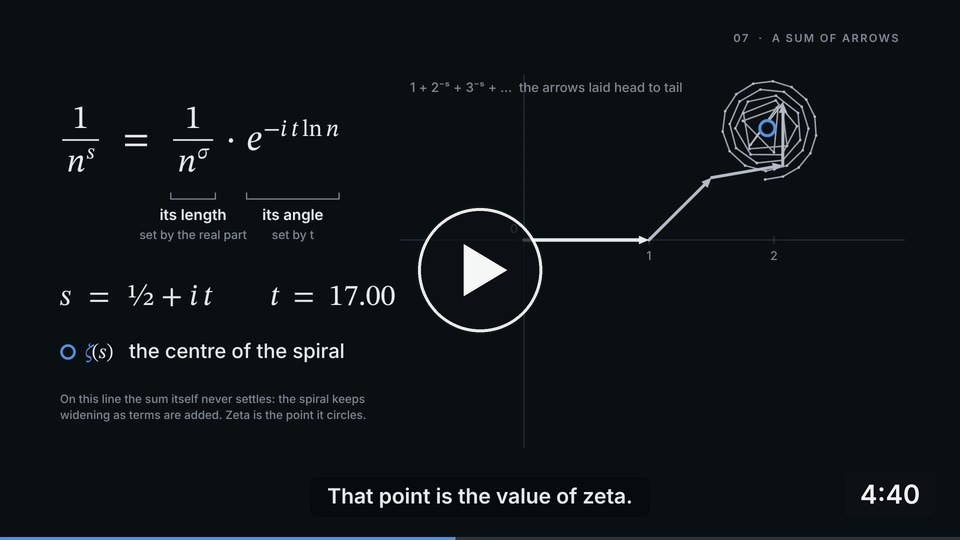
#> input picture media/video-extended-play.jpg, 960 x 540 px
$ python play_poster.py ../../media/video-extended-play.jpg ../../media/video-short-play.jpg ../../media/video-short-play.jpg
#> lines starting #> are read from the running program, lines starting #| are printed output that depends on the picture
"""Add a play button and a running-time label to a video still, for use as a clickable poster in the README.
usage: playposter.py in.jpg out.jpg "3:15" """
import sys
from PIL import Image, ImageDraw, ImageFont
src, out, label = sys.argv[1], sys.argv[2], sys.argv[3]
K = 3  # supersample for smooth edges
im = Image.open(src).convert('RGB'); W, H = im.size
#> further down, im is the input picture: PIL image 960x540 RGB; mean R, G, B 15.5, 20.6, 24
#> after `W, H = im.size`: W = 960; H = 540
ov = Image.new('RGBA', (W * K, H * K), (0, 0, 0, 0)); d = ImageDraw.Draw(ov)
#> after `ov = Image.new('RGBA', (W * K, H * K), (0, 0, 0, 0))`: ov: PIL image 2880x1620 RGBA; every value is 0
cx, cy, r = W * K // 2, H * K // 2, 62 * K
#> cx = 1440; cy = 810; r = 186
d.ellipse([cx - r, cy - r, cx + r, cy + r], fill=(13, 17, 22, 200), outline=(255, 255, 255, 235), width=3 * K)
t = 26 * K
d.polygon([(cx - t * 0.62, cy - t), (cx - t * 0.62, cy + t), (cx + t * 1.05, cy)], fill=(255, 255, 255, 245))
font = ImageFont.truetype('/usr/share/fonts/opentype/inter/Inter-SemiBold.otf', 26 * K)
tw = d.textlength(label, font=font); ph, pad = 44 * K, 16 * K
#> after `tw = d.textlength(label, font=font)`: tw = 1191.2
x1, y1 = W * K - 24 * K, H * K - 24 * K; x0, y0 = x1 - tw - 2 * pad, y1 - ph
#> after `x1, y1 = (W * K - 24 * K, H * K - 24 * K)`: x1 = 2808; y1 = 1548
#> after `x0, y0 = (x1 - tw - 2 * pad, y1 - ph)`: x0 = 1520.8; y0 = 1416
d.rounded_rectangle([x0, y0, x1, y1], radius=8 * K, fill=(13, 17, 22, 215))
d.text((x0 + pad, y0 + ph / 2), label, font=font, fill=(255, 255, 255, 245), anchor='lm')
ov = ov.resize((W, H), Image.LANCZOS)
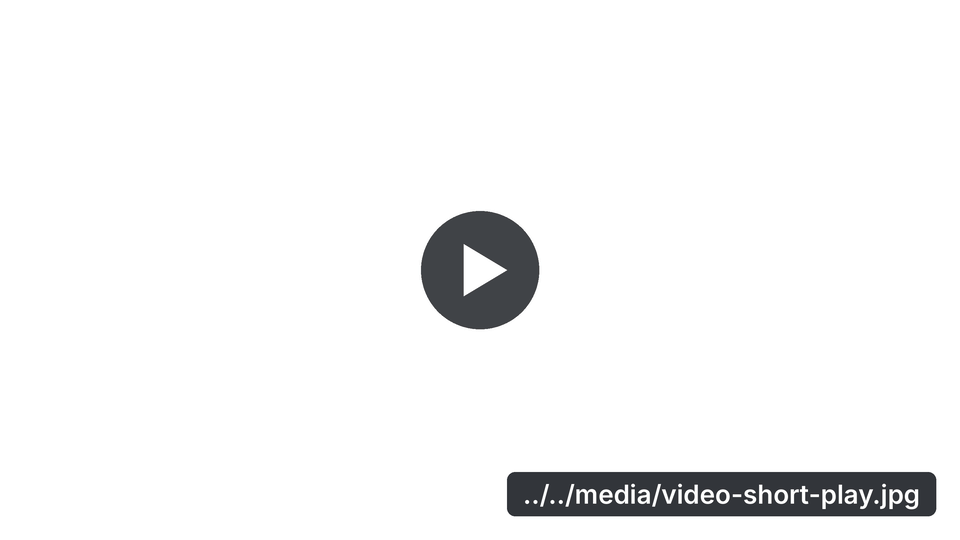
#> ov: PIL image 960x540 RGBA; mean R, G, B, A 3.4, 3.6, 3.8, 12.9; transparent parts drawn white
Image.alpha_composite(im.convert('RGBA'), ov).convert('RGB').save(out, quality=88, optimize=True)
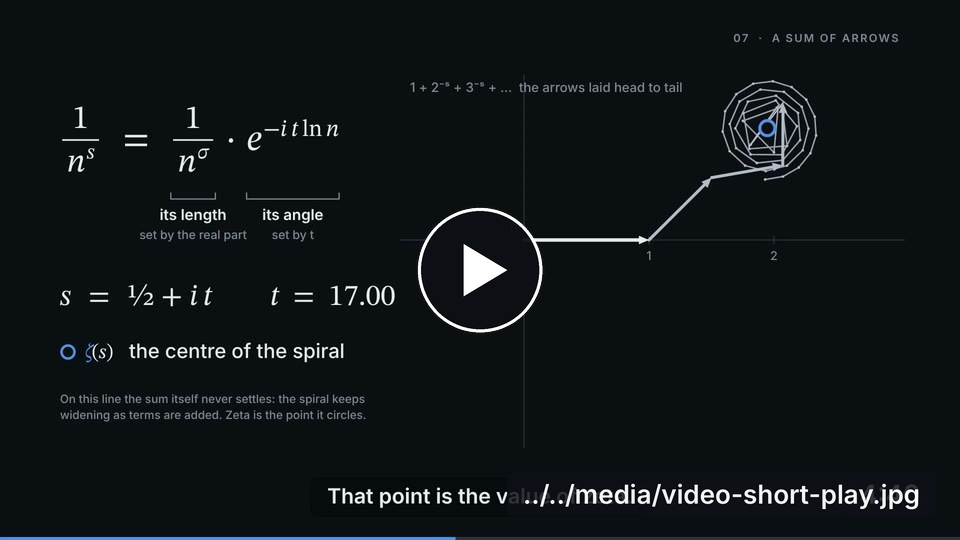
#> saved as video-short-play.jpg: PIL image 960x540 RGB; mean R, G, B 16.4, 21.5, 25
print(out, (W, H))
#| ../../media/video-short-play.jpg (960, 540)
